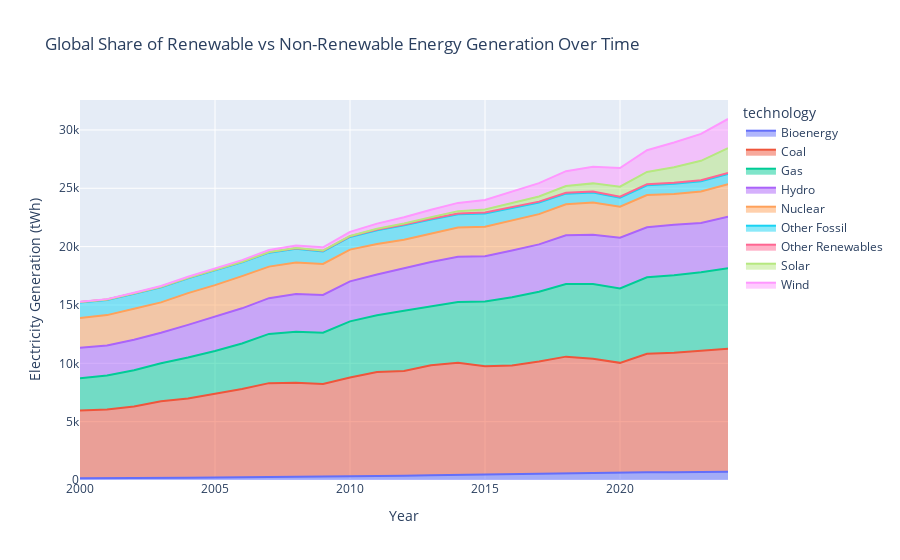

Notebook cell for this chart:
### Code cell
total_yearly_gen = df_generation_world.groupby(['technology', 'Year']).agg(
    total_yearly_gen = pd.NamedAgg(column="Value", aggfunc="sum") 
).reset_index()

# Plot Electricity Generation Over Time based on sum of all countries yearly
fig = px.area(total_yearly_gen, x='Year', y='total_yearly_gen', color='technology',
                  title='Global Share of Renewable vs Non-Renewable Energy Generation Over Time')
fig.update_layout(xaxis_title='Year', yaxis_title='Electricity Generation (tWh)')
fig.show() # for interactive image
# save_static_img(fig, DATA_DIR / "eda_interim" / "figures" / "global_generation_share_over_time.png") # since github doesn't render px plots

### Figure 1 — Plotly figure (JSON) as saved in the notebook; plotly's stock layout.template omitted (floating-point values rounded to 4 significant figures)
{"data": [{"fillpattern": {"shape": ""}, "hovertemplate": "technology=Bioenergy<br>Year=%{x}<br>total_yearly_gen=%{y}<extra></extra>", "legendgroup": "Bioenergy", "line": {"color": "#636efa"}, "marker": {"symbol": "circle"}, "mode": "lines", "name": "Bioenergy", "orientation": "v", "showlegend": true, "stackgroup": "1", "type": "scatter", "x": [2000, 2001, 2002, 2003, 2004, 2005, 2006, 2007, 2008, 2009, 2010, 2011, 2012, 2013, 2014, 2015, 2016, 2017, 2018, 2019, 2020, 2021, 2022, 2023, 2024], "xaxis": "x", "y": [154.4, 149.7, 163.0, 176.5, 192.5, 212.9, 226.7, 249.3, 266.3, 286.5, 327.1, 345.2, 374.1, 406.6, 442.8, 472.3, 482.4, 507.9, 538.3, 566.7, 601.8, 655.7, 669.8, 682.6, 704.8], "yaxis": "y"}, {"fillpattern": {"shape": ""}, "hovertemplate": "technology=Coal<br>Year=%{x}<br>total_yearly_gen=%{y}<extra></extra>", "legendgroup": "Coal", "line": {"color": "#EF553B"}, "marker": {"symbol": "circle"}, "mode": "lines", "name": "Coal", "orientation": "v", "showlegend": true, "stackgroup": "1", "type": "scatter", "x": [2000, 2001, 2002, 2003, 2004, 2005, 2006, 2007, 2008, 2009, 2010, 2011, 2012, 2013, 2014, 2015, 2016, 2017, 2018, 2019, 2020, 2021, 2022, 2023, 2024], "xaxis": "x", "y": [5809.0, 5891.0, 6144.0, 6575.0, 6797.0, 7167.0, 7567.0, 8052.0, 8074.0, 7951.0, 8458.0, 8911.0, 8960.0, 9424.0, 9604.0, 9284.0, 9328.0, 9655.0, 10030.0, 9827.0, 9438.0, 10160.0, 10240.0, 10400.0, 10540.0], "yaxis": "y"}, {"fillpattern": {"shape": ""}, "hovertemplate": "technology=Gas<br>Year=%{x}<br>total_yearly_gen=%{y}<extra></extra>", "legendgroup": "Gas", "line": {"color": "#00cc96"}, "marker": {"symbol": "circle"}, "mode": "lines", "name": "Gas", "orientation": "v", "showlegend": true, "stackgroup": "1", "type": "scatter", "x": [2000, 2001, 2002, 2003, 2004, 2005, 2006, 2007, 2008, 2009, 2010, 2011, 2012, 2013, 2014, 2015, 2016, 2017, 2018, 2019, 2020, 2021, 2022, 2023, 2024], "xaxis": "x", "y": [2746.0, 2915.0, 3105.0, 3256.0, 3503.0, 3681.0, 3901.0, 4219.0, 4361.0, 4382.0, 4808.0, 4866.0, 5161.0, 5058.0, 5214.0, 5540.0, 5850.0, 5974.0, 6225.0, 6401.0, 6382.0, 6557.0, 6630.0, 6716.0, 6900.0], "yaxis": "y"}, {"fillpattern": {"shape": ""}, "hovertemplate": "technology=Hydro<br>Year=%{x}<br>total_yearly_gen=%{y}<extra></extra>", "legendgroup": "Hydro", "line": {"color": "#ab63fa"}, "marker": {"symbol": "circle"}, "mode": "lines", "name": "Hydro", "orientation": "v", "showlegend": true, "stackgroup": "1", "type": "scatter", "x": [2000, 2001, 2002, 2003, 2004, 2005, 2006, 2007, 2008, 2009, 2010, 2011, 2012, 2013, 2014, 2015, 2016, 2017, 2018, 2019, 2020, 2021, 2022, 2023, 2024], "xaxis": "x", "y": [2630.0, 2564.0, 2612.0, 2612.0, 2803.0, 2912.0, 3018.0, 3063.0, 3245.0, 3241.0, 3428.0, 3488.0, 3660.0, 3791.0, 3871.0, 3882.0, 4015.0, 4054.0, 4177.0, 4228.0, 4347.0, 4289.0, 4323.0, 4232.0, 4420.0], "yaxis": "y"}, {"fillpattern": {"shape": ""}, "hovertemplate": "technology=Nuclear<br>Year=%{x}<br>total_yearly_gen=%{y}<extra></extra>", "legendgroup": "Nuclear", "line": {"color": "#FFA15A"}, "marker": {"symbol": "circle"}, "mode": "lines", "name": "Nuclear", "orientation": "v", "showlegend": true, "stackgroup": "1", "type": "scatter", "x": [2000, 2001, 2002, 2003, 2004, 2005, 2006, 2007, 2008, 2009, 2010, 2011, 2012, 2013, 2014, 2015, 2016, 2017, 2018, 2019, 2020, 2021, 2022, 2023, 2024], "xaxis": "x", "y": [2540.0, 2613.0, 2655.0, 2601.0, 2719.0, 2727.0, 2762.0, 2703.0, 2695.0, 2657.0, 2726.0, 2610.0, 2432.0, 2449.0, 2499.0, 2533.0, 2571.0, 2594.0, 2659.0, 2754.0, 2648.0, 2762.0, 2640.0, 2699.0, 2779.0], "yaxis": "y"}, {"fillpattern": {"shape": ""}, "hovertemplate": "technology=Other Fossil<br>Year=%{x}<br>total_yearly_gen=%{y}<extra></extra>", "legendgroup": "Other Fossil", "line": {"color": "#19d3f3"}, "marker": {"symbol": "circle"}, "mode": "lines", "name": "Other Fossil", "orientation": "v", "showlegend": true, "stackgroup": "1", "type": "scatter", "x": [2000, 2001, 2002, 2003, 2004, 2005, 2006, 2007, 2008, 2009, 2010, 2011, 2012, 2013, 2014, 2015, 2016, 2017, 2018, 2019, 2020, 2021, 2022, 2023, 2024], "xaxis": "x", "y": [1324.0, 1285.0, 1271.0, 1296.0, 1263.0, 1278.0, 1176.0, 1196.0, 1172.0, 1071.0, 1079.0, 1187.0, 1239.0, 1197.0, 1144.0, 1133.0, 1085.0, 993.9, 908.6, 854.9, 776.3, 842.2, 888.3, 872.1, 869.7], "yaxis": "y"}, {"fillpattern": {"shape": ""}, "hovertemplate": "technology=Other Renewables<br>Year=%{x}<br>total_yearly_gen=%{y}<extra></extra>", "legendgroup": "Other Renewables", "line": {"color": "#FF6692"}, "marker": {"symbol": "circle"}, "mode": "lines", "name": "Other Renewables", "orientation": "v", "showlegend": true, "stackgroup": "1", "type": "scatter", "x": [2000, 2001, 2002, 2003, 2004, 2005, 2006, 2007, 2008, 2009, 2010, 2011, 2012, 2013, 2014, 2015, 2016, 2017, 2018, 2019, 2020, 2021, 2022, 2023, 2024], "xaxis": "x", "y": [43.65, 44.15, 45.83, 46.61, 48.26, 48.59, 50.76, 52.81, 56.59, 58.66, 59.71, 61.08, 62.83, 64.32, 69.53, 73.08, 75.87, 78.82, 81.71, 82.95, 86.12, 86.33, 87.91, 87.83, 86.98], "yaxis": "y"}, {"fillpattern": {"shape": ""}, "hovertemplate": "technology=Solar<br>Year=%{x}<br>total_yearly_gen=%{y}<extra></extra>", "legendgroup": "Solar", "line": {"color": "#B6E880"}, "marker": {"symbol": "circle"}, "mode": "lines", "name": "Solar", "orientation": "v", "showlegend": true, "stackgroup": "1", "type": "scatter", "x": [2000, 2001, 2002, 2003, 2004, 2005, 2006, 2007, 2008, 2009, 2010, 2011, 2012, 2013, 2014, 2015, 2016, 2017, 2018, 2019, 2020, 2021, 2022, 2023, 2024], "xaxis": "x", "y": [1.03, 1.37, 1.71, 2.1, 2.78, 3.94, 5.41, 7.28, 11.84, 19.81, 32.21, 63.61, 96.98, 131.9, 197.8, 256.4, 327.8, 445.0, 575.2, 705.3, 857.4, 1054.0, 1330.0, 1661.0, 2127.0], "yaxis": "y"}, {"fillpattern": {"shape": ""}, "hovertemplate": "technology=Wind<br>Year=%{x}<br>total_yearly_gen=%{y}<extra></extra>", "legendgroup": "Wind", "line": {"color": "#FF97FF"}, "marker": {"symbol": "circle"}, "mode": "lines", "name": "Wind", "orientation": "v", "showlegend": true, "stackgroup": "1", "type": "scatter", "x": [2000, 2001, 2002, 2003, 2004, 2005, 2006, 2007, 2008, 2009, 2010, 2011, 2012, 2013, 2014, 2015, 2016, 2017, 2018, 2019, 2020, 2021, 2022, 2023, 2024], "xaxis": "x", "y": [31.14, 38.18, 52.22, 63.19, 85.46, 104.4, 133.2, 171.1, 220.8, 276.2, 345.9, 439.9, 529.2, 634.1, 706.0, 829.5, 960.2, 1139.0, 1268.0, 1421.0, 1591.0, 1857.0, 2107.0, 2313.0, 2505.0], "yaxis": "y"}], "layout": {"legend": {"title": {"text": "technology"}, "tracegroupgap": 0}, "title": {"text": "Global Share of Renewable vs Non-Renewable Energy Generation Over Time"}, "xaxis": {"anchor": "y", "domain": [0, 1], "title": {"text": "Year"}}, "yaxis": {"anchor": "x", "domain": [0, 1], "title": {"text": "Electricity Generation (tWh)"}}}}
